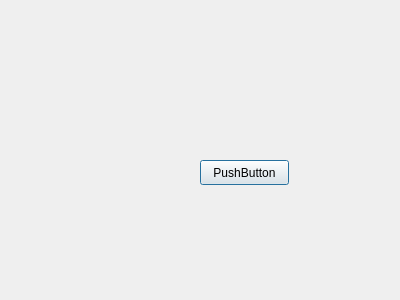
<?xml version="1.0" encoding="UTF-8"?>
<ui version="4.0">
 <class>testdialog</class>
 <widget class="QDialog" name="testdialog">
  <property name="geometry">
   <rect>
    <x>0</x>
    <y>0</y>
    <width>400</width>
    <height>300</height>
   </rect>
  </property>
  <property name="windowTitle">
   <string>Dialog</string>
  </property>
  <widget class="QPushButton" name="pushButton">
   <property name="geometry">
    <rect>
     <x>200</x>
     <y>160</y>
     <width>89</width>
     <height>25</height>
    </rect>
   </property>
   <property name="text">
    <string>PushButton</string>
   </property>
  </widget>
 </widget>
 <resources/>
 <connections/>
</ui>
